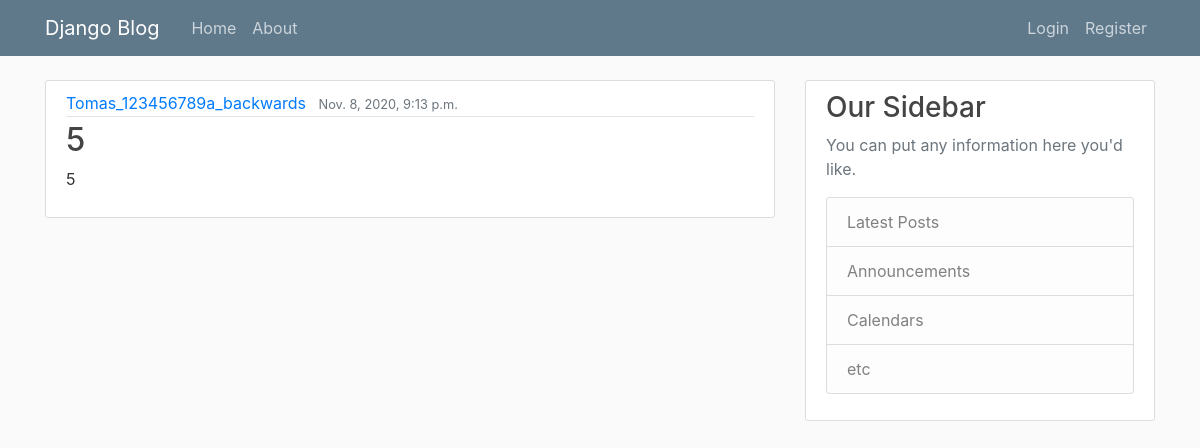
The page /post/8/ on the database its author committed.
### blog/models.py (models this page shows, shortened)
class Post(models.Model):
    title = models.CharField(max_length=100)
    content = models.TextField()
    date_posted = models.DateTimeField(default=timezone.now)
    author = models.ForeignKey(User, on_delete = models.CASCADE)

### blog/views.py (the view)
# urls.py: path('post/<int:pk>/', PostDetailView.as_view(), name='post-detail'),
class PostDetailView(DetailView):
    model = Post

### blog/templates/blog/post_detail.html (shortened to what this page needs)
{% extends "blog/base.html" %}
{% block content %}
        <article class="media content-section">
          <div class="media-body">
            <div class="article-metadata">
              <a class="mr-2" href="{% url 'user-posts' object.author.username %}">{{object.author }}</a>
              <small class="text-muted">{{object.date_posted }}</small>
            </div>
            <h2 class="article-title">{{object.title}}</h2>
            <p class="article-content">{{object.content }}</p>
          </div>
        </article>
{% endblock content %}

### blog/static/blog/main.css (style rules this page uses)
body { background: #fafafa; color: #333333; margin-top: 5rem; }
h1, h2, h3, h4, h5, h6 { color: #444444; }
.content-section { background: #ffffff; padding: 10px 20px; border: 1px solid #dddddd; border-radius: 3px; margin-bottom: 20px; }
.article-title { color: #444444; }
.article-content { white-space: pre-line; }
.article-metadata { padding-bottom: 1px; margin-bottom: 4px; border-bottom: 1px solid #e3e3e3 }

### rows shown on the page
Post: author "Tomas_123456789a_backwards", date_posted "Nov. 8, 2020, 9:13 p.m.", title "5", content "5"
